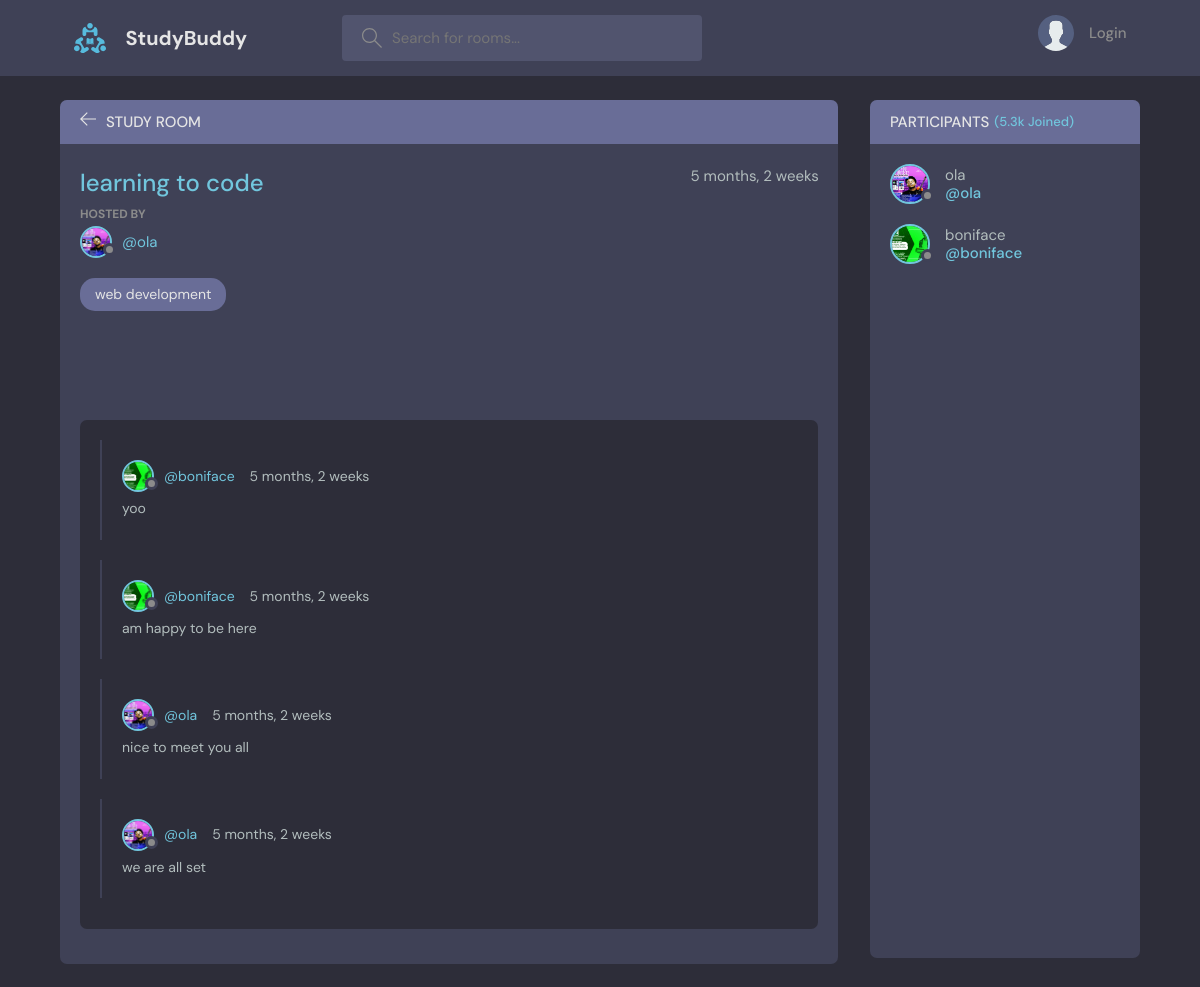
Page /room/3/ on the committed database.
### base/models.py (models this page shows, shortened)
class Room(models.Model):
    host = models.ForeignKey(User, on_delete=models.SET_NULL, null=True)
    participant = models.ManyToManyField(User,related_name="participants", blank=True)
    topic = models.ForeignKey(Topic, on_delete=models.SET_NULL, null=True)
    name = models.CharField(max_length=200)
    description = models.TextField(null=True, blank=True)
    updated = models.DateTimeField(auto_now=True)
    created = models.DateTimeField(auto_now_add=True)
    class Meta:
        ordering = ['-updated', '-created']

class User(AbstractUser):
    name = models.CharField(max_length=200, null=True)
    email = models.EmailField(unique=True, null=True)
    bio = models.TextField(null=True)
    school = models.CharField(max_length=200, null=True)
    avatar = models.ImageField(null=True, default='avatar.svg')
    USERNAME_FIELD = 'email'
    REQUIRED_FIELDS = []

class Topic(models.Model):
    name = models.CharField(max_length=200)
    def __str__(self):
        return self.name

class Message(models.Model):
    user = models.ForeignKey(User, on_delete=models.CASCADE)
    room = models.ForeignKey(Room, on_delete=models.CASCADE)
    body = models.TextField()
    updated = models.DateTimeField(auto_now=True)
    created = models.DateTimeField(auto_now_add=True)
    class Meta:
        ordering = ['-updated', '-created']

### base/views.py (the view, shortened to what this page needs)
# urls.py: path("room/<str:pk>/", room, name="room"),
def room(request, pk):
    room = Room.objects.get(id=pk)
    room_message = room.message_set.all().order_by('-created')
    participants = room.participant.all()
    context = {'room': room,
    "room_message":room_message,
    "participants":participants}
    return render(request, 'base/room.html', context)

### base/templates/base/room.html (shortened to what this page needs)
{% extends 'main.html' %}
{% block content %}
    <main class="profile-page layout layout--2">
      <div class="container">
        <div class="room">
          <div class="room__top">
            <div class="room__topLeft">
              <a href="{% url 'home' %}">
                <svg version="1.1" xmlns="http://www.w3.org/2000/svg" width="32" height="32" viewBox="0 0 32 32">
                  <title>arrow-left</title>
                  <path
                    d="M13.723 2.286l-13.723 13.714 13.719 13.714 1.616-1.611-10.96-10.96h27.625v-2.286h-27.625l10.965-10.965-1.616-1.607z"
                  ></path>
                </svg>
              </a>
              <h3>Study Room</h3>
            </div>
          </div>
          <div class="room__box scroll">
            <div class="room__header scroll">
              <div class="room__info">
                <h3>{{room.name}}</h3>
                <span>{{room.created|timesince}}</span>
              </div>
              <div class="room__hosted">
                <p>Hosted By</p>
                <a href="{% url 'profile' room.host.id %}" class="room__author">
                  <div class="avatar avatar--small">
                    <img src={{room.host.avatar.url }} />
                  </div>
                  <span>@{{room.host.username}}</span>
                </a>
              </div>
              <span class="room__topics">{{room.topic}}</span>
            </div>
            <div class="room__conversation">
              <div class="threads scroll">
                {% for message in room_message %}
                <div class="thread">
                  <div class="thread__top">
                    <div class="thread__author">
                      <a href="{% url 'profile' message.user.id %}" class="thread__authorInfo">
                        <div class="avatar avatar--small">
                          <img src={{message.user.avatar.url}} />
                        </div>
                        <span>@{{message.user.username}}</span>
                      </a>
                      <span class="thread__date">{{message.created|timesince}}</span>
                    </div>
                  </div>
                  <div class="thread__details">
                      {{message.body}}
                  </div>
                </div>
                {% endfor  %}
              </div>
            </div>
          </div>
          <div class="room__message">
          </div>
        </div>
        <div class="participants">
          <h3 class="participants__top">Participants <span>(5.3k Joined)</span></h3>
          <div class="participants__list scroll">
            {% for participant in participants %}
            <a href="{% url 'profile' participant.id %}" class="participant">
              <div class="avatar avatar--medium">
                <img src="{{participant.avatar.url}}" />
              </div>
              <p>
                {{participant.username}}
                <span>@{{participant.username}}</span>
              </p>
            </a>
            {% endfor %}
          </div>
        </div>
      </div>
    </main>
{% endblock content %}

### rows in the picture
Room: name "learning to code", created "5 months, 2 weeks", host.avatar (picture), host.username "ola", topic "web development"
Message: user.avatar (picture), user.username "boniface", created "5 months, 2 weeks", body "yoo"
Message: user.avatar (picture), user.username "boniface", created "5 months, 2 weeks", body "am happy to be here"
Message: user.avatar (picture), user.username "ola", created "5 months, 2 weeks", body "nice to meet you all"
Message: user.avatar (picture), user.username "ola", created "5 months, 2 weeks", body "we are all set"
User: avatar (picture), username "ola"
User: avatar (picture), username "boniface"
